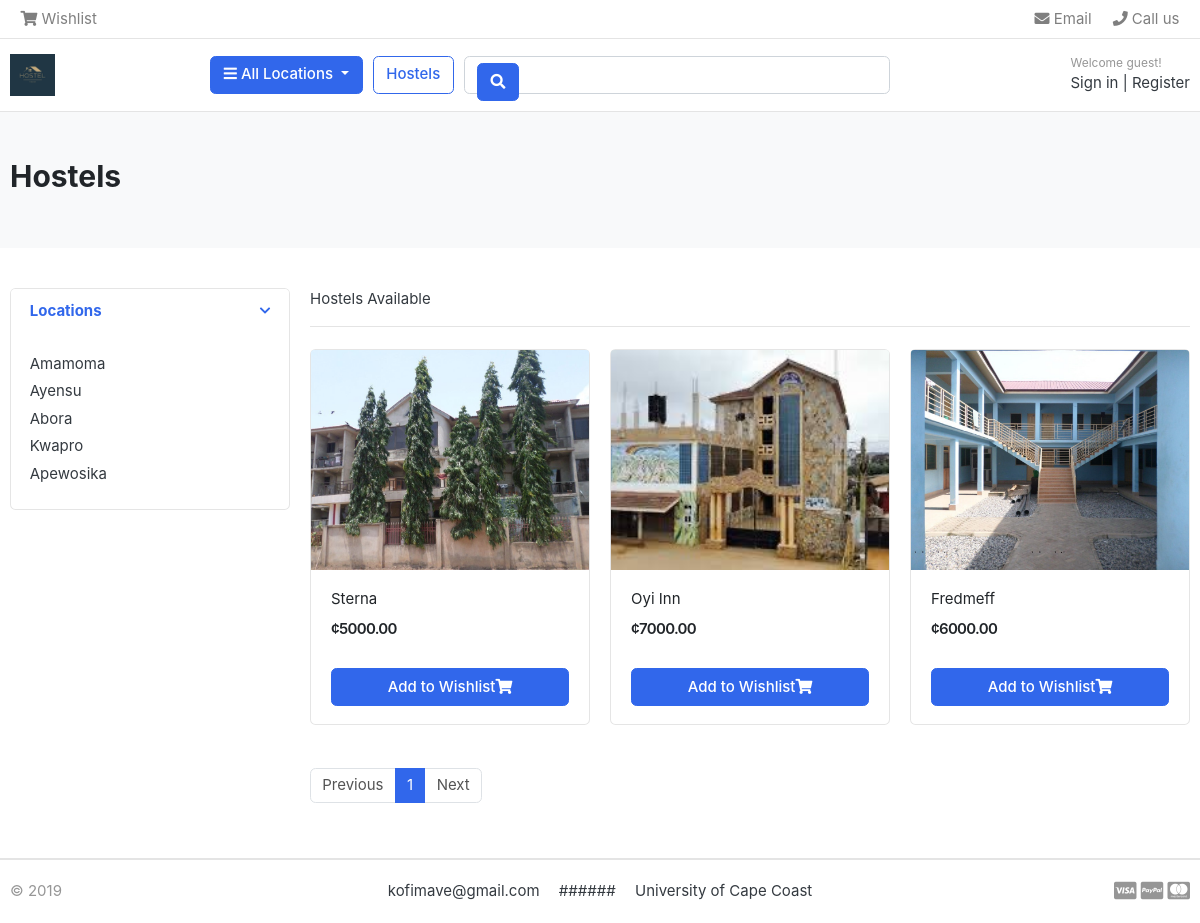
The page /location/amamoma/ on the database its author committed.
### category/models.py (models this page shows, shortened)
class Location(models.Model):
    location_name = models.CharField(max_length=250)
    slug = models.CharField(max_length=500, unique=True)
    description = models.TextField(blank=True)
    def get_absolute_url(self):
        return reverse("hostels:hostels_by_location", args=[self.slug])

### hostels/models.py (models this page shows, shortened)
class Hostel(models.Model):
    hostel_name = models.CharField(max_length=200)
    hostel_location = models.ForeignKey(Location, on_delete=models.CASCADE)
    slug = models.CharField(max_length=400,  unique=True)
    stock = models.IntegerField()
    is_available = models.BooleanField(default=True)
    created_date = models.DateTimeField(auto_now_add=True)
    updated_date = models.DateTimeField(auto_now=True)
    hostel_manager = models.ForeignKey(User, on_delete=models.CASCADE)
    hostel_price = models.DecimalField(max_digits=15, decimal_places=2)
    hostel_description = models.TextField()
    hostel_image = models.ImageField(upload_to='hostel_main_image')
    hostel_bedroom = models.ImageField(upload_to='hostel_bedroom', blank=True)
    hostel_kitchen = models.ImageField(upload_to='hostel_kitchen', blank=True)
    hostel_washroom = models.ImageField(
        upload_to='hostel_washroom', blank=True)
    objects = models.Manager()
    hostelAvailable = HostelAvailable()
    def get_absolute_url(self):
        return reverse("hostels:hostel_details", args=[self.created_date.year,
                                                     self.created_date.month,
                                                     self.created_date.day,
                                                     self.slug])

### hostels/views.py (the view)
# urls.py: path('location/<slug:location>/',views.hostel, name='hostels_by_location'),
def hostel(request, location=None):
    hostels_list = Hostel.hostelAvailable.all()
    if location:
        location_obj = get_object_or_404(Location, slug=location)
        hostel_p = hostels_list.filter(hostel_location=location_obj)
    else:
        hostel_p = hostels_list
    paginator = Paginator(hostel_p, 3)
    page_number = request.GET.get('page')
    try:
        hostels = paginator.page(page_number)
    except PageNotAnInteger:
        hostels = paginator.page(1)
    except EmptyPage:
        hostels = paginator.page(paginator.num_pages)
    return render(request, 'hostels/hostels.html', {'hostels': hostels})

### category/context_processor.py (called while the page is built)
def menu_links(request):
    links = Location.objects.all()
    return {'links':links}

### hostels/models.py (called while the page is built)
    def get_queryset(self):
        return super().get_queryset().filter(is_available=True)

### hostels/templates/hostels/hostels.html
{% extends "hostels/base.html" %} {% block content %}
<section class="section-pagetop bg">
  <div class="container">
    <h2 class="title-page">Hostels</h2>
  </div>
</section>
<section class="section-content padding-y">
  <div class="container">
    <div class="row">
      <aside class="col-md-3">
        <div class="card">
          <article class="filter-group">
            <header class="card-header">
              <a
                href="#"
                data-toggle="collapse"
                data-target="#collapse_1"
                aria-expanded="true"
                class=""
              >
                <i class="icon-control fa fa-chevron-down"></i>
                <h6 class="title">Locations</h6>
              </a>
            </header>
            <div class="filter-content collapse show" id="collapse_1" style="">
              <div class="card-body">
                <ul class="list-menu">
                  {% for location in links %}
                  <li><a href="{{ location.get_absolute_url }}">{{ location.location_name }} </a></li>
                  {% endfor %}
                </ul>
              </div>
            </div>
          </article>
        </div>
      </aside>
      <main class="col-md-9">
        <header class="border-bottom mb-4 pb-3">
          <div class="form-inline">
            <span class="mr-md-auto"> {{ hostels.count }}Hostels Available </span>
          </div>
        </header>
        <div class="row">
          {% for hostel in hostels %}
          <div class="col-md-4">
            <figure class="card card-product-grid">
              <div class="img-wrap">
                <a href="{{ hostel.get_absolute_url }}"><img src="{{ hostel.hostel_image.url }}" /></a>
              </div>
              <figcaption class="info-wrap">
                <div class="fix-height">
                  <a href="{{ hostel.get_absolute_url }}" class="title">{{ hostel.hostel_name.title }} {{ hostels.count }}</a>
                  <div class="price-wrap mt-2">
                    <span class="price">&cent;{{ hostel.hostel_price }}</span>
                  </div>
                </div>
                <a href="{% url "wishlist:add_wishlist" hostel.id %}" class="btn btn-block btn-primary">Add to Wishlist<i class="fas fa-shopping-cart"></i></a>
              </figcaption>
            </figure>
          </div>
          {% endfor %}
        </div>
        <nav class="mt-4" aria-label="Page navigation sample">
          <ul class="pagination">
              <li class="page-item {% if not hostels.has_previous %} disabled {% endif %}">
                  {% if hostels.has_previous %}
                      <a class="page-link" href="?page={{ hostels.previous_page_number }}">Previous</a>
                  {% else %}
                      <span class="page-link">Previous</span>
                  {% endif %}
              </li>
              {% for page_number in hostels.paginator.page_range %}
                  <li class="page-item {% if page_number == hostels.number %} active {% endif %}">
                      <a class="page-link" href="?page={{ page_number }}">{{ page_number }}</a>
                  </li>
              {% endfor %}
              <li class="page-item {% if not hostels.has_next %} disabled {% endif %}">
                  {% if hostels.has_next %}
                      <a class="page-link" href="?page={{ hostels.next_page_number }}">Next</a>
                  {% else %}
                      <span class="page-link">Next</span>
                  {% endif %}
              </li>
          </ul>
      </nav>
      </main>
    </div>
  </div>
</section>
{% endblock content %}

### hostels/static/hostels/css/ui.css (style rules this page uses)
html { font-family: "Inter", sans-serif; font-size: 15px; }
.img-wrap { text-align: center; display: block; }
.img-wrap img { max-width: 100%; }
.price-wrap { letter-spacing: -0.7px; }
.padding-y { padding-top: 40px; padding-bottom: 40px; }
figure { margin-bottom: 0; }
article:after, .form-group:after { display: block; clear: both; content: ""; }
.bg { background-color: #f8f9fa; }
.title-page { color: #212529; }
[class*=list-] li:after { visibility: hidden; display: block; content: ""; overflow: hidden; height: 0; clear: both; }
.list-menu { list-style: none; margin: 0; padding-left: 0; }
.list-menu li { margin-bottom: 5px; }
.list-menu a { color: #343a40; }
[class*=card-product] a.title { color: #212529; display: block; }
[class*=card-product] .img-wrap { overflow: hidden; position: relative; }
[class*=card-product] .img-wrap img { height: 100%; max-width: 100%; width: auto; display: inline-block; -o-object-fit: cover; object-fit: cover; }
.card-product-grid { margin-bottom: 20px; }
.card-product-grid .img-wrap { border-radius: 0.2rem 0.2rem 0 0; height: 220px; }
.card-product-grid .info-wrap { overflow: hidden; padding: 18px 20px; }
.card-product-grid .fix-height { height: 80px; overflow: hidden; }
.card .img-wrap { overflow: hidden; }
.price { font-weight: 600; color: #212529; }
.icon-control { margin-top: 5px; float: right; font-size: 80%; }
.card-header .title { margin-bottom: 0; line-height: 1.5; }
.filter-group { border-bottom: 1px solid #e4e4e4; }
.filter-group .card-header { border-bottom: 0; }
.filter-group:last-child { border-bottom: 0; }
.section-pagetop { padding: 45px 0; }

### rows shown on the page
Location: location_name "Amamoma"
Location: location_name "Ayensu"
Location: location_name "Abora"
Location: location_name "Kwapro"
Location: location_name "Apewosika"
Hostel: hostel_image (picture), hostel_name "Sterna", hostel_price "5000.00"
Hostel: hostel_image (picture), hostel_name "Oyi Inn", hostel_price "7000.00"
Hostel: hostel_image (picture), hostel_name "Fredmeff", hostel_price "6000.00"

### other values the page prints
{{ page_number }} "1"
